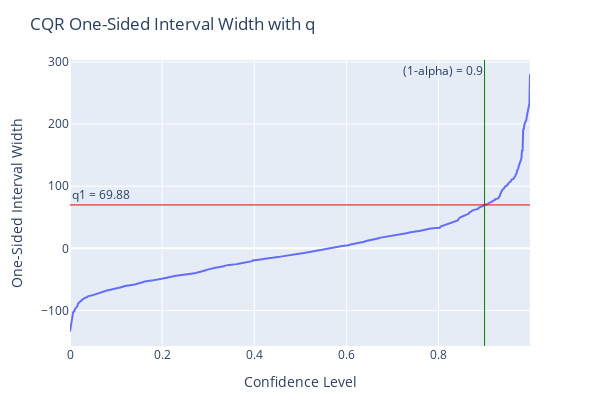
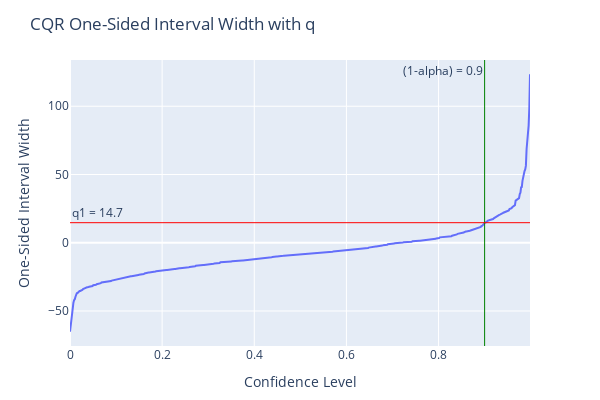

Notebook code for these charts, in order:
### Code cell
# Parameter for Conformalized Quantile Regression
method = "cqr"
alpha = 1 - confidence_lv

# Enable conformal predict on the pre-trained models
# Evaluate parameter is optional, refer to the "Evaluate Performance" session below
cqr_forecast1 = cp_model1.conformal_predict(
    df_test, calibration_df=df_cal, alpha=alpha, method=method, plotting_backend="plotly-static"
)
cqr_forecast2 = cp_model2.conformal_predict(
    df_test, calibration_df=df_cal, alpha=alpha, method=method, plotting_backend="plotly-static"
)

### Figure 1 — Plotly figure (JSON) as saved in the notebook; plotly's stock layout.template omitted (floating-point values rounded to 4 significant figures; data arrays with more than 128 entries replaced by an {"elided": "..."} marker saying what was removed)
{"data": [{"hovertemplate": "Confidence Level=%{x}<br>One-Sided Interval Width=%{y}<extra></extra>", "legendgroup": "", "line": {"color": "#636efa", "dash": "solid"}, "marker": {"symbol": "circle"}, "mode": "lines", "name": "", "orientation": "v", "showlegend": false, "type": "scatter", "x": {"elided": "746 float values"}, "xaxis": "x", "y": {"elided": "746 float values"}, "yaxis": "y"}], "layout": {"annotations": [{"showarrow": false, "text": "(1-alpha) = 0.9", "x": 0.9, "xanchor": "right", "xref": "x", "y": 1, "yanchor": "top", "yref": "y domain"}, {"showarrow": false, "text": "q1 = 69.88", "x": 0, "xanchor": "left", "xref": "x domain", "y": 69.88, "yanchor": "bottom", "yref": "y"}], "height": 400, "legend": {"tracegroupgap": 0}, "margin": {"b": 50, "l": 70, "r": 70, "t": 60}, "shapes": [{"line": {"color": "green", "width": 1}, "type": "line", "x0": 0.9, "x1": 0.9, "xref": "x", "y0": 0, "y1": 1, "yref": "y domain"}, {"line": {"color": "red", "width": 1}, "type": "line", "x0": 0, "x1": 1, "xref": "x domain", "y0": 69.88, "y1": 69.88, "yref": "y"}], "title": {"text": "CQR One-Sided Interval Width with q"}, "width": 600, "xaxis": {"anchor": "y", "domain": [0, 1], "title": {"text": "Confidence Level"}}, "yaxis": {"anchor": "x", "domain": [0, 1], "title": {"text": "One-Sided Interval Width"}}}}

### Figure 2 — Plotly figure (JSON) as saved in the notebook; plotly's stock layout.template omitted (floating-point values rounded to 4 significant figures; data arrays with more than 128 entries replaced by an {"elided": "..."} marker saying what was removed)
{"data": [{"hovertemplate": "Confidence Level=%{x}<br>One-Sided Interval Width=%{y}<extra></extra>", "legendgroup": "", "line": {"color": "#636efa", "dash": "solid"}, "marker": {"symbol": "circle"}, "mode": "lines", "name": "", "orientation": "v", "showlegend": false, "type": "scatter", "x": {"elided": "674 float values"}, "xaxis": "x", "y": {"elided": "674 float values"}, "yaxis": "y"}], "layout": {"annotations": [{"showarrow": false, "text": "(1-alpha) = 0.9", "x": 0.9, "xanchor": "right", "xref": "x", "y": 1, "yanchor": "top", "yref": "y domain"}, {"showarrow": false, "text": "q1 = 14.7", "x": 0, "xanchor": "left", "xref": "x domain", "y": 14.7, "yanchor": "bottom", "yref": "y"}], "height": 400, "legend": {"tracegroupgap": 0}, "margin": {"b": 50, "l": 70, "r": 70, "t": 60}, "shapes": [{"line": {"color": "green", "width": 1}, "type": "line", "x0": 0.9, "x1": 0.9, "xref": "x", "y0": 0, "y1": 1, "yref": "y domain"}, {"line": {"color": "red", "width": 1}, "type": "line", "x0": 0, "x1": 1, "xref": "x domain", "y0": 14.7, "y1": 14.7, "yref": "y"}], "title": {"text": "CQR One-Sided Interval Width with q"}, "width": 600, "xaxis": {"anchor": "y", "domain": [0, 1], "title": {"text": "Confidence Level"}}, "yaxis": {"anchor": "x", "domain": [0, 1], "title": {"text": "One-Sided Interval Width"}}}}
